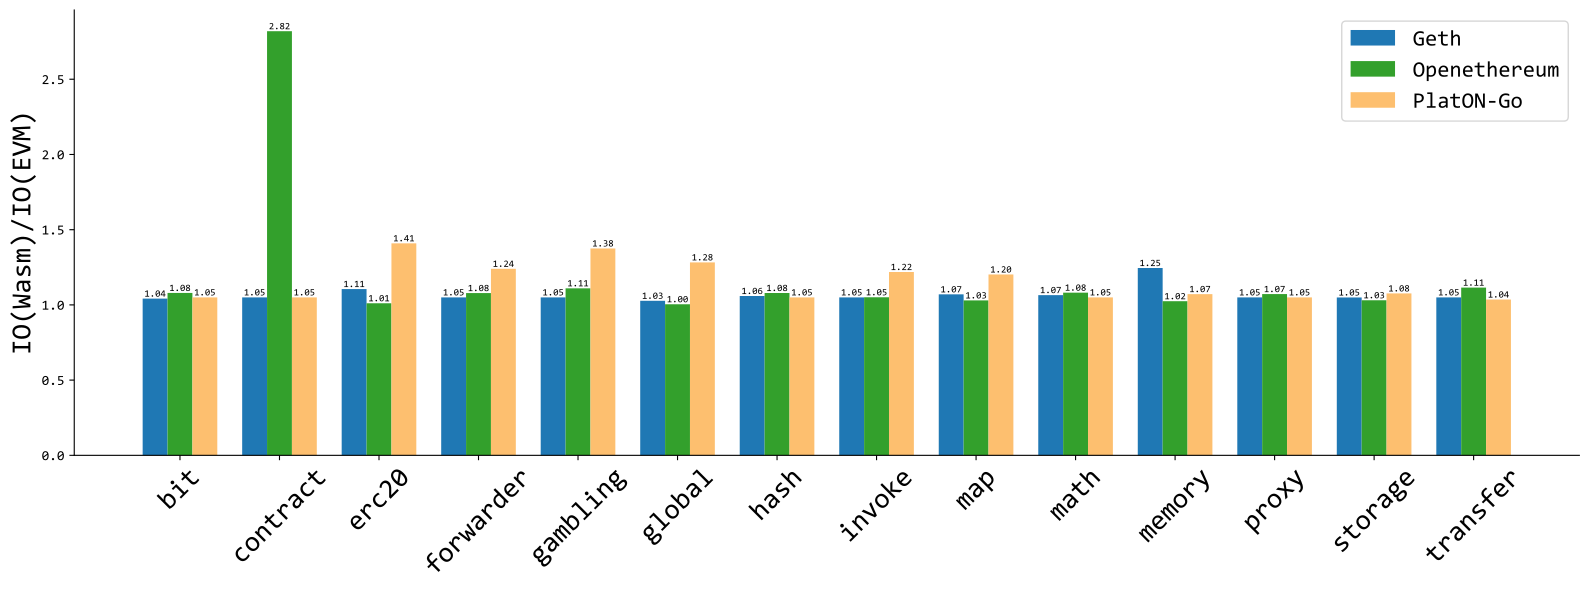

Recreate this plot in Python.
import matplotlib.pyplot as plt
import numpy as np

plt.rc('font', family='consolas')

null = 0

contracts = ['bit','contract','erc20','forwarder','gambling','global','hash','invoke','map','math','memory','proxy','storage','transfer','wallet','null_f']
evm_io = {
    'g': [16785218,8529725,27048880,13321412,4103273,23728722,5045125,3773508,7852451,16806026,11702445,10335022,6544687,4618604,13915107,3061195],
    'o': [87112867,956310,273062676,114682469,52042011,276406923,24578547,25424827,65178601,87120165,85276391,28827866,57090855,38709018,152481482,23561135],
    'p': [72691578,57298019,157000268,67660966,29317861,154275086,28053342,23776532,48376982,72802186,60393864,48713678,43161129,34061332,84988822,22371551]
}
wasm_io = {
    'g': [17487418,null,29900110,null,null,24376384,5343970,null,8403199,17899830,14572231,null,6868628,null,null,3170442],
    'o': [94028193,2696202,276042864,123686050,57783636,277630182,26520674,26713890,67126406,94213263,87363049,30898671,58847728,43152489,160183427,24542432],
    'p': [65485419,null,221279548,83899616,40320456,197894846,26862173,28976812,58168022,66547724,64727800,null,46451450,35278113,88830918,25176872]
}


category_colors = plt.get_cmap('Paired')(np.linspace(0.15, 0.85, 5))
plt.switch_backend('TkAgg')
fig, ax = plt.subplots(figsize=(16, 6))
width = 0.25  # the width of the bars

x = np.arange(len(contracts[:-2]))  # the label locations

clients = {'g': 'Geth', 'o': 'Openethereum', 'p': 'PlatON-Go'}

for i, (client_code, client_name) in enumerate(clients.items()):
    bars = ax.bar(x + i * width, [(wasm_io[client_code][j] / evm_io[client_code][j] if wasm_io[client_code][j] / evm_io[client_code][j] > 1. else 1.05) for j in x],
                  width, label=client_name, color=category_colors[i],bottom = 0)
    for bar in bars:
        height = bar.get_height()
        if height == 0:
            continue
        ax.text(bar.get_x() + bar.get_width() / 2., height,
                '%0.2f' % height, ha='center', va='bottom', fontsize=7)

# ax.set_xlabel('合约名', {'family': 'SimSun', 'weight': 'normal', 'size': 25})
ax.set_ylabel('IO(Wasm)/IO(EVM)', {'family': 'consolas', 'weight': 'normal', 'size': 25})
ax.set_xticks(x + width)
ax.set_xticklabels(contracts[:-2], rotation=45, fontsize=20)
ax.legend()

ax.spines['right'].set_visible(False)
ax.spines['top'].set_visible(False)

legend = ax.legend(fontsize=16)

# plt.title('合约字节码长度比例')
plt.tight_layout()
plt.savefig('exec_io_pig12.pdf', dpi=600, bbox_inches='tight')
plt.show()
